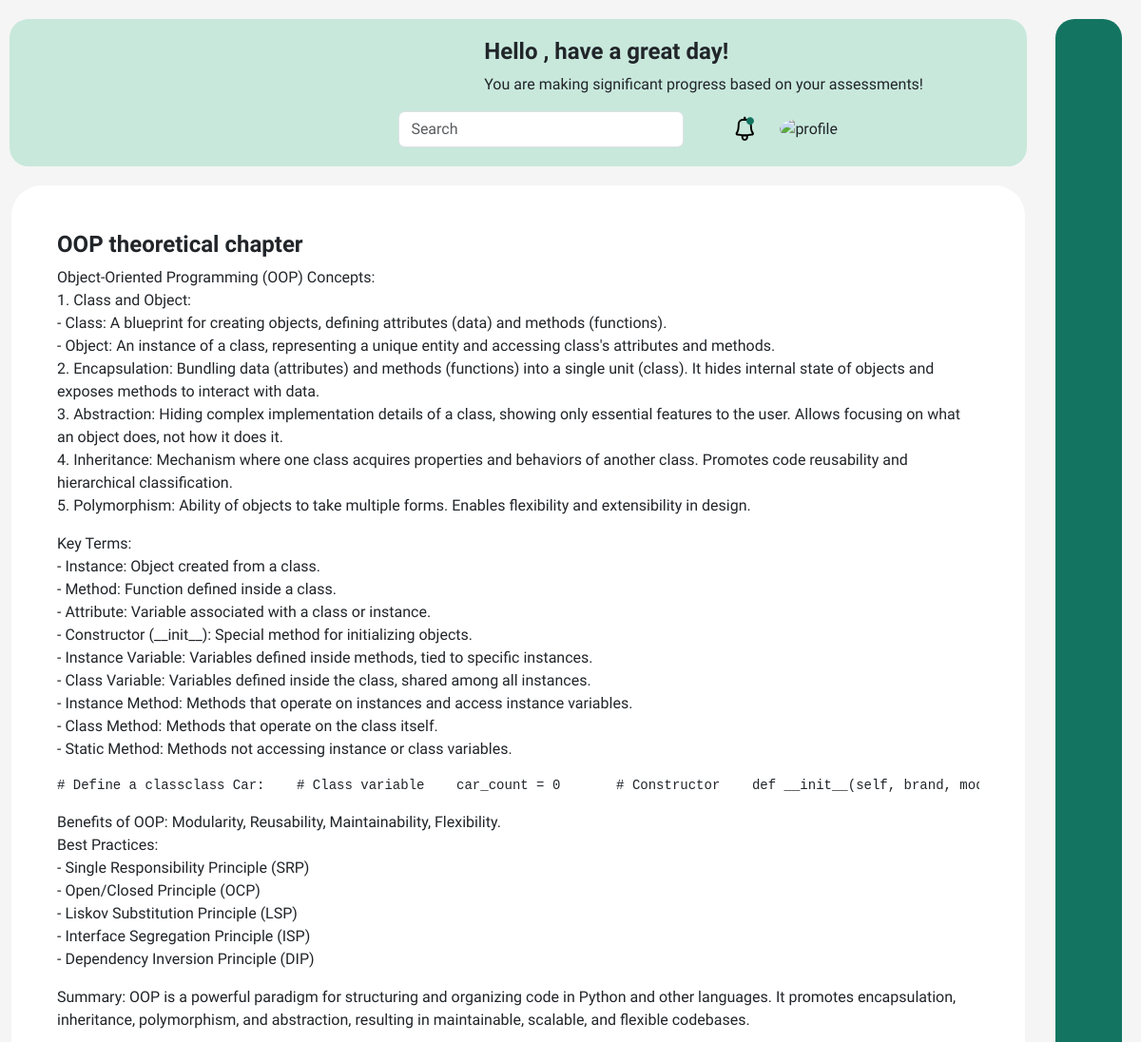
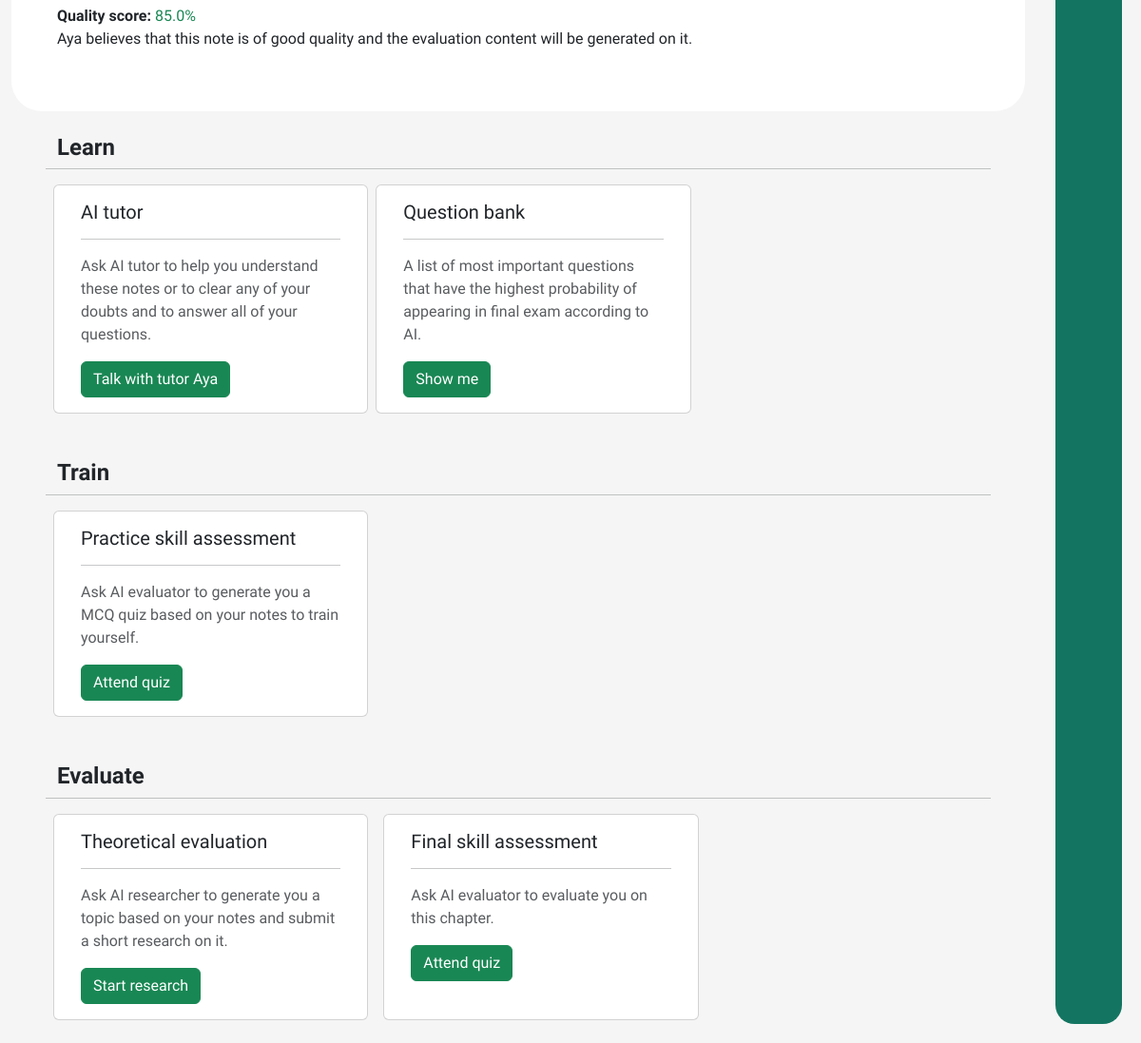
The app's page /open_note/118 with its own data (2 pictures, top to bottom).
### web/models.py (models this page shows, shortened)
class Note(models.Model):
    username = models.CharField(max_length=256, default="")
    subject_id = models.CharField(max_length=10)
    file = models.FileField(upload_to='web/Storage/')
    name = models.CharField(max_length=256, default="unnamed note")
    note_progress = models.FloatField(default=0)
    note = models.CharField(max_length=4000, default="")
    research_required = models.BooleanField(default=False)
    practical_required = models.BooleanField(default=False)
    group_practical_required = models.BooleanField(default=False)
    important_questions = models.CharField(default="", max_length=10000)
    quality_score = models.FloatField(default=0)
    note_brief = models.CharField(max_length=10000, default="")

### web/views.py (the view)
# urls.py: path('open_note/<str:note_id>', views.open_note, name='open_note'),
def open_note(request, note_id):
    quality_score= Note.objects.get(id=note_id).quality_score
    if quality_score >= 70:
        quality_score_good = True
    else:
        quality_score_good = False
    return render(request, 'web/note.html', {
        "note":Note.objects.get(id=note_id),
        "quality_score_good": quality_score_good
    })

### web/templates/web/note.html (shortened to what this page needs)
{% extends 'web/layout.html' %}
{% block body %}
<div class="container">
    <div class="container p-5" style="background-color: white; border-radius: 2rem;">
        <h1>{{ note.name }}</h1>
        {{ note.note_brief | safe }}
        <p><strong>Quality score: </strong>
            {% if quality_score_good == True %}
            <span class="text-success">{{note.quality_score}}%</span>
            <br>
            Aya believes that this note is of good quality and the evaluation content will be generated on it.
            {% else %}
            <span class="text-danger">{{note.quality_score}}%</span>
            <br>
            Aya believes that this note is of poor quality thus evaluation content will be generated from good notes
            stored inside database by other professors, students, or universities.
            {% endif %}
        </p>
    </div>
    <div class="row px-5 py-4">
        <h1>Learn</h1>
        <hr>
        <div class="card col-4 mx-2">
            <div class="card-body">
                <h5 class="card-title">AI tutor</h5>
                <hr>
                <p class="text-muted">Ask AI tutor to help you understand these notes or to clear any of your doubts and
                    to answer all of your questions.</p>
                <a href="{% url 'web:ai_tutor' note.id %}" class="card-link btn btn-success">Talk with tutor Aya</a>
            </div>
        </div>
        <div class="card col-4">
            <div class="card-body">
                <h5 class="card-title">Question bank</h5>
                <hr>
                <p class="text-muted">A list of most important questions that have the highest probability of appearing
                    in final exam according to AI.</p>
                <a href="{% url 'web:important_questions' note.id %}" class="card-link btn btn-success">Show me</a>
            </div>
        </div>
    </div>
    <div class="row px-5 py-4">
        <h1>Train</h1>
        <hr>
        <div class="card col-4 mx-2">
            <div class="card-body">
                <h5 class="card-title">Practice skill assessment</h5>
                <hr>
                <p class="text-muted">Ask AI evaluator to generate you a MCQ quiz based on your notes to train yourself.
                </p>
                <a href="{% url 'web:ai_evaluator' note.id 'mcq' %}" class="card-link btn btn-success">Attend quiz</a>
            </div>
        </div>
    </div>
    <div class="row px-5 py-4">
        <h1>Evaluate</h1>
        <hr>
        {% if note.research_required == True %}
        <div class="card col-4 mx-2">
            <div class="card-body">
                <h5 class="card-title">Theoretical evaluation</h5>
                <hr>
                <p class="text-muted">Ask AI researcher to generate you a topic based on your notes and submit a short
                    research on it.</p>
                <a href="{% url 'web:ai_research' note.id %}" class="card-link btn btn-success">Start research</a>
            </div>
        </div>
        {% endif %}
        <div class="card col-4 mx-2">
            <div class="card-body">
                <h5 class="card-title">Final skill assessment</h5>
                <hr>
                <p class="text-muted">Ask AI evaluator to evaluate you on this chapter.
                </p>
                <a href="{% url 'web:ai_evaluator' note.id 'mcq' %}" class="card-link btn btn-success">Attend quiz</a>
            </div>
        </div>
    </div>
</div>
{% endblock %}

### web/static/web/style.css (style rules this page uses)
a { text-decoration: none; }
h1 { font-weight: 600; font-size: 1.5rem; }
body { font-family: "El Messiri", sans-serif; background: #f5f5f5; }
.navbar .navbar-account-desc h4, p { font-size: medium; }
body { font-family: "El Messiri", sans-serif; background: #F5F5F5; }
* { box-sizing: border-box; margin: 0; padding: 0; font-family: "El Messiri", sans-serif; }
.navbar li, a, button { font-weight: 500; font-size: 16px; color: #111; text-decoration: none; }

### records on screen
Note: name "OOP theoretical chapter", note_brief "Object-Oriented Programming (OOP) Concepts: 1. Class and Object: - Class: A blueprint for creating objects, defining attributes (data) and methods (functions). - Object: An instance of a class, representing a unique entity and accessing class's attributes and methods. 2. Encapsulation: Bundling data (attributes) and methods (functions) into a single unit (class). It hides internal state of objects and exposes methods to interact with data. 3. Abstraction: Hiding complex implementation details of a class, showing only essential features to the user. Allows focusing on what an object does, not how it does it. 4. Inheritance: Mechanism where one class acquires properties and behaviors of…", quality_score "85.0"
